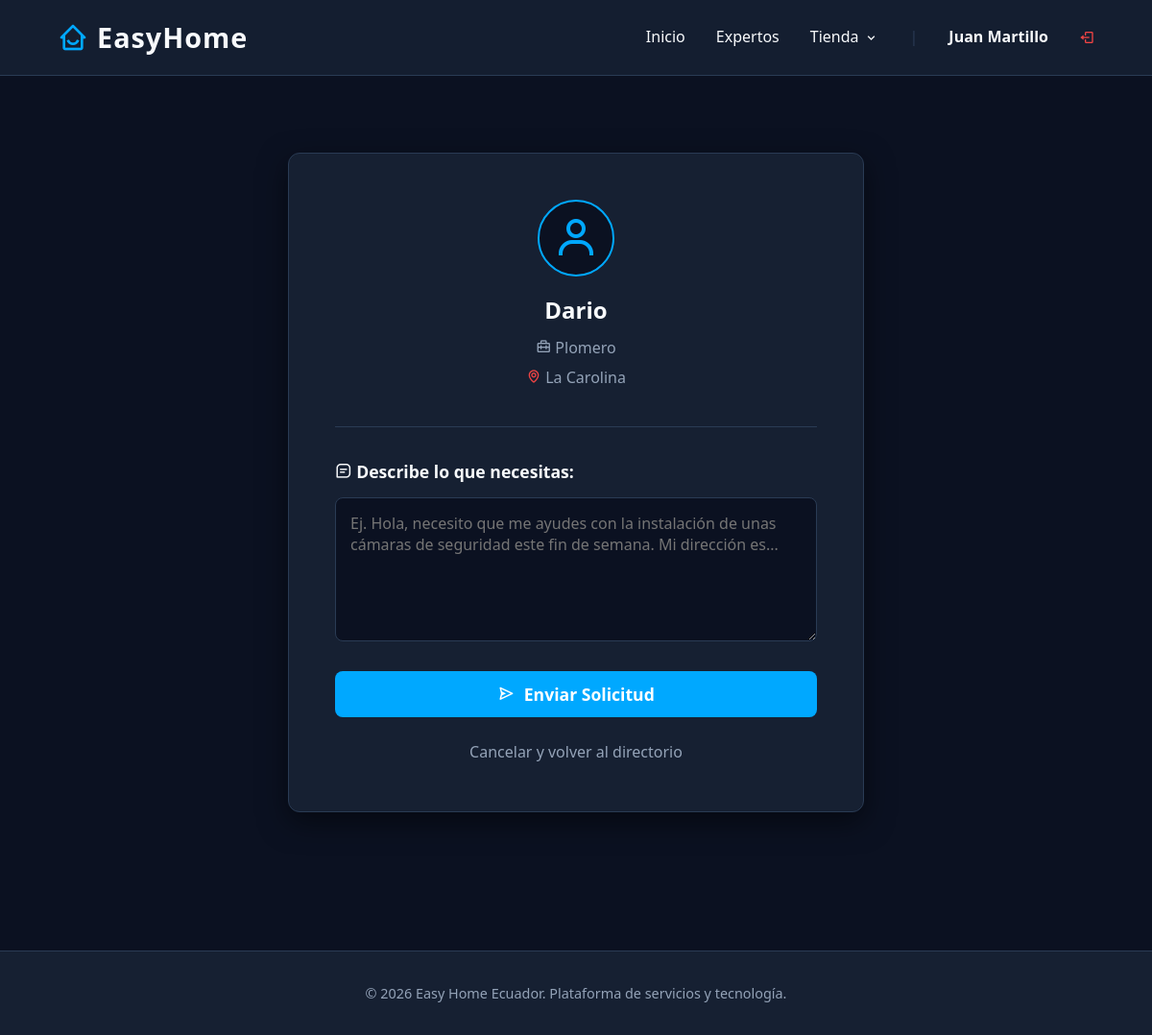
The app's page /contactar/2 (signed in) with its own data.
### app.py (models this page shows, shortened)
class Profesional(db.Model):
    id = db.Column(db.Integer, primary_key=True)
    nombre = db.Column(db.String(100), nullable=False)
    correo = db.Column(db.String(100), unique=True, nullable=False)
    password = db.Column(db.String(255), nullable=False)
    profesion = db.Column(db.String(100), nullable=False)
    ubicacion = db.Column(db.String(100), nullable=False)
    proposito = db.Column(db.Text, nullable=False)
    latitud = db.Column(db.Float, nullable=True)
    longitud = db.Column(db.Float, nullable=True)
    solicitudes = db.relationship('Solicitud', backref='experto', lazy=True)
    resenias = db.relationship('Resenia', backref='experto', lazy=True)

### app.py (the view)
@app.route('/contactar/<int:experto_id>', methods=['GET', 'POST'])
def contactar_experto(experto_id):
    if not session.get('usuario_id') or session.get('rol') != 'cliente':
        flash('🔒 Acceso restringido. Debes iniciar sesión como cliente.', 'warning')
        return redirect(url_for('login'))
    experto = Profesional.query.get_or_404(experto_id)
    if request.method == 'POST':
        nueva_solicitud = Solicitud(mensaje=request.form['mensaje'], cliente_id=session['usuario_id'], experto_id=experto_id)
        db.session.add(nueva_solicitud)
        db.session.commit()
        flash('✅ Solicitud enviada.', 'success')
        return redirect(url_for('expertos'))
    return render_template('contactar.html', experto=experto)

### templates/contactar.html (shortened to what this page needs)
{% extends "base.html" %}
{% block content %}
<div class="contactar-container">
    <div class="experto-perfil">
        <div class="avatar-grande"><i class='bx bx-user'></i></div>
        <h2>{{ experto.nombre }}</h2>
        <p><i class='bx bx-briefcase-alt-2'></i> {{ experto.profesion }}</p>
        <p><i class='bx bx-map' style="color: #ef4444;"></i> {{ experto.ubicacion }}</p>
    </div>
    <form method="POST" class="form-contacto">
        <label for="mensaje"><i class='bx bx-message-square-detail'></i> Describe lo que necesitas:</label>
        <textarea name="mensaje" id="mensaje" placeholder="Ej. Hola, necesito que me ayudes con la instalación de unas cámaras de seguridad este fin de semana. Mi dirección es..." required></textarea>
        <button type="submit" class="btn-enviar">
            <i class='bx bx-send'></i> Enviar Solicitud
        </button>
        <a href="{{ url_for('expertos') }}" class="btn-cancelar">Cancelar y volver al directorio</a>
    </form>
</div>
{% endblock %}

### templates/base.html (style rules this page uses)
:root { --bg-principal: #0b1121; --bg-secundario: #162032; --acento: #00a8ff; --acento-hover: #008ecc; --texto-claro: #f8fafc; --texto-mutado: #94a3b8; --borde: #2a3b54; }
* { margin: 0; padding: 0; box-sizing: border-box; font-family: 'Segoe UI', Tahoma, Geneva, Verdana, sans-serif; }
body { background-color: var(--bg-principal); color: var(--texto-claro); line-height: 1.6; display: flex; flex-direction: column; min-height: 100vh; }

### templates/contactar.html (style rules this page uses)
.contactar-container { max-width: 600px; margin: 5rem auto; background-color: var(--bg-secundario); border: 1px solid var(--borde); border-radius: 12px; padding: 3rem; box-shadow: 0 10px 30px rgba(0,0,0,0.5); }
.experto-perfil { text-align: center; margin-bottom: 2rem; padding-bottom: 2rem; border-bottom: 1px solid var(--borde); }
.avatar-grande { width: 80px; height: 80px; background-color: var(--bg-principal); border-radius: 50%; display: flex; justify-content: center; align-items: center; font-size: 3rem; color: var(--acento); border: 2px solid var(--acento); margin: 0 auto 1rem auto; }
.experto-perfil h2 { color: var(--texto-claro); margin-bottom: 0.5rem; }
.experto-perfil p { color: var(--texto-mutado); margin-bottom: 5px; }
.form-contacto label { color: var(--texto-claro); font-weight: bold; margin-bottom: 0.8rem; display: block; font-size: 1.1rem; }
.form-contacto textarea { width: 100%; background-color: var(--bg-principal); border: 1px solid var(--borde); color: var(--texto-claro); padding: 15px; border-radius: 8px; margin-bottom: 1.5rem; font-size: 1rem; resize: vertical; min-height: 150px; }
.btn-enviar { background-color: var(--acento); color: white; border: none; padding: 12px 25px; border-radius: 8px; font-size: 1.1rem; font-weight: bold; cursor: pointer; width: 100%; transition: 0.3s; display: flex; justify-content: center; align-items: center; gap: 10px; }
.btn-cancelar { text-align: center; display: block; margin-top: 1.5rem; color: var(--texto-mutado); text-decoration: none; transition: 0.3s; }

### records on screen
Profesional: nombre "Dario", profesion "Plomero", ubicacion "La Carolina"

### other values on screen
{{ session.get('nombre_usuario') }} "Juan Martillo"
